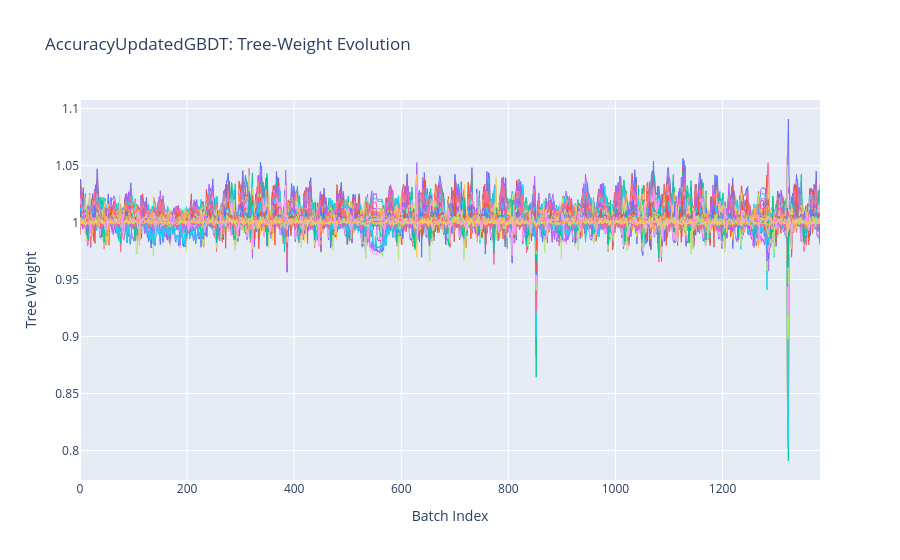

Source (notebook cell):
### Code cell
import copy
import joblib
import time
import numpy as np
import pandas as pd
import plotly.graph_objects as go
import matplotlib.pyplot as plt

from sklearn.metrics import (
    mean_absolute_error,
    mean_squared_error,
    mean_absolute_percentage_error
)
from src.ensemble_methods.elasticGBDT import ElasticGBDT
from src.ensemble_methods.AccuracyUpdatedGBDT import AccuracyUpdatedGBDT

# ─── Helpers ───────────────────────────────────────────────────────────────
def get_tree_count(m):
    return len(getattr(m, "trees", getattr(m, "estimators_", [])))

def inverse_boxcox_transform(y, lmbda):
    y = np.asarray(y)
    if lmbda == 0:
        return np.exp(y)
    return (lmbda * y + 1) ** (1.0 / lmbda)

def plot_weight_evolution(wmat):
    """Plots accuracy‐model tree‐weights over batches via Plotly."""
    fig = go.Figure()
    n_batches, n_trees = wmat.shape
    for t in range(n_trees):
        fig.add_trace(go.Scatter(
            x=list(range(n_batches)),
            y=wmat[:, t],
            mode='lines',
            line=dict(width=1),
            showlegend=False
        ))
    fig.update_layout(
        title="AccuracyUpdatedGBDT: Tree‐Weight Evolution",
        xaxis_title="Batch Index",
        yaxis_title="Tree Weight"
    )
    fig.show()

def forecast_batch_sequential(model, X_batch, static_feats, lag_feats, start_index):
    """
    Hardcoded sequential forecast with explicit lag updates:
    - Steps 0-23: Use true history for all lags.
    - Steps 24-47: Use preds 0-23 for 6H lags, true history for 12H/24H/168H.
    - Steps 48-95: Use preds 24-47 for 6H, preds 0-47 for 12H, true history for 24H/168H.
    - Steps 96+: Use preds for 24H lags as well.

    Args:
        model: Trained sklearn-like model.
        X_batch: Input array of shape (batch_size, n_features).
        static_feats: List of static feature names.
        lag_feats: List of lag feature names (e.g., ['Global_active_power_6H']).
        start_index: Absolute position of X_batch[0] in the full series.
    """
    import pandas as pd
    import numpy as np

    df = pd.DataFrame(X_batch, columns=static_feats + lag_feats).copy()
    B = len(df)
    preds = np.zeros(B, dtype=float)

    # Hardcoded lag steps (15-min intervals)
    LAG_STEPS = {
        "Global_active_power_6H": 24,       # 6 hours (24 steps)
        "Global_active_power_12h": 48,       # 12 hours (48 steps)
        "Global_active_power_24h": 96,       # 24 hours (96 steps)
        "Global_active_power_168h": 672      # 1 week (168 hours)
    }

    for i in range(B):
        # Make prediction using current row
        xrow = df.iloc[i:i+1][static_feats + lag_feats].values
        yhat = model.predict(xrow)[0]
        preds[i] = yhat


        # 2. Update 6H lag (24 steps ahead) starting at step 24
        if i >= 24 and i + 24 < B:
            df.at[i + 24, "Global_active_power_6H"] = yhat

        # 3. Update 12H lag (48 steps ahead) starting at step 48
        if i >= 48 and i + 48 < B:
            df.at[i + 48, "Global_active_power_12h"] = yhat

        # 4. Update 24H lag (96 steps ahead) starting at step 96
        if i >= 96 and i + 96 < B:
            df.at[i + 96, "Global_active_power_24h"] = yhat

        # Note: 168H lag is never updated in a 24h (96-step) forecast
        # (since 672 steps > 96)

    return preds

# ─── Settings ─────────────────────────────────────────────────────────────
batch_size   = 96    # your batch size
drop_batches = 0     # how many batches at end to drop
lmbda        = -0.0690    # Box–Cox λ used in preprocessing


# ─── 1) Load models ───────────────────────────────────────────────────────
plain      = joblib.load("saved_models/best_gbdt_model_1_month.joblib")
accuracy   = joblib.load('saved_models/accuracy_1.joblib')
index_dyn  = ElasticGBDT(pretrained_model=copy.deepcopy(plain), y_train=y_train,
                        m_threshold=0, error_metric=mean_squared_error)
index_stat = joblib.load("saved_models/index_static_1.joblib")
contrib    = joblib.load('saved_models/contrib_1.joblib')
ratio      = joblib.load("saved_models/ratio_1.joblib")
retrain    = copy.deepcopy(plain)

models = {
    "Plain":      plain,
    "Accuracy":   accuracy,
    "Index-Dyn":  index_dyn,
    "Index-Stat": index_stat,
    "Contrib":    contrib,
    "Ratio":      ratio,
    "Retrain":    retrain,
}


# 1) Load everything for series1 and inspect
data = joblib.load("processed_data/series1_dfs.joblib")
print("Available keys:", data.keys())

# 2) Extract your training DataFrame
#    (replace "train_df" below with the actual key if it's named differently)
test_df = data["test_df"]

# 3) Feature lists
static_feats = data["static_feats"]
lag_feats    = data["lag_feats"]

# 4) Your target column (after inverse‐Box–Cox you’ll use this)
target_col = "Global_active_power"

# 5) Build your design matrix & target vector
X_test = test_df[static_feats + lag_feats].values
y_test = test_df[target_col].values

# 6) Quick sanity check
print("Static features:", static_feats)
print("Lag features   :", lag_feats)
print("X_all shape     :", X_test.shape)
print("y_all shape     :", y_test.shape)



base = joblib.load("saved_models/best_gbdt_model_1_month.joblib")

n_batches = X_test.shape[0] // batch_size
batches   = range(n_batches - drop_batches)

# ─── 3) Prepare storage ───────────────────────────────────────────────────
results     = {name: {"time": [], "mae": [], "mse": [], "rmse": [], "mape": []}
               for name in models}
series_true = {name: [] for name in models}
series_pred = {name: [] for name in models}

series_err  = {name: [] for name in models}
series_mse  = {name: [] for name in models}
series_rmse = {name: [] for name in models}
series_mape = {name: [] for name in models}

series_wts   = []
series_trees = {name: [] for name in models}

# ─── 4) Run each model over all batches ───────────────────────────────────
for name, m_orig in models.items():
    print(f"\n=== {name} ===")
    m = copy.deepcopy(m_orig)

    # init Accuracy weights
    if name == "Accuracy":
        m.weights = np.ones(get_tree_count(m))
        orig_trees = get_tree_count(m)

    for b in batches:
        Xb = X_test[b*batch_size:(b+1)*batch_size]
        yb = y_test[b*batch_size:(b+1)*batch_size]

        # 1) walk‐forward prediction on Box–Cox scale
        t0            = time.perf_counter()
        y_pred_trans  = forecast_batch_sequential(m, Xb, static_feats, lag_feats, start_index=b*batch_size)
        dt            = time.perf_counter() - t0

        # 2) invert Box–Cox and store
        preds         = inverse_boxcox_transform(y_pred_trans, lmbda)
        yb_inv        = inverse_boxcox_transform(yb,          lmbda)
        series_true[name].append(yb_inv)
        series_pred[name].append(preds)

        # 3) compute errors
        mae  = mean_absolute_error(yb_inv, preds)
        mse  = mean_squared_error(yb_inv, preds)
        rmse = np.sqrt(mse)
        mape = mean_absolute_percentage_error(yb_inv, preds)

        results[name]["time"].append(dt)
        results[name]["mae"].append(mae)
        results[name]["mse"].append(mse)
        results[name]["rmse"].append(rmse)
        results[name]["mape"].append(mape)

        series_err[name].append(mae)
        series_mse[name].append(mse)
        series_rmse[name].append(rmse)
        series_mape[name].append(mape)

        # 4) record Accuracy weights & prune/build
        if name == "Accuracy":
            removed = m.update_weights_by_contribution_rel(Xb, yb)
            cur     = len(m.weights)
            padded  = np.pad(m.weights, (0, orig_trees-cur),
                             mode='constant', constant_values=np.nan)
            pruned  = orig_trees - get_tree_count(m)
            if pruned > 0:
                m.build_incremental_trees(Xb, yb - m.predict(Xb), pruned)
            series_wts.append(padded)

        # 5) update / prune / rebuild for other models
        if name == "Retrain":
            m.fit(Xb, yb)
        elif name == "Index-Dyn":
            bef = get_tree_count(m)
            m, _ = m.update_index_based(Xb, yb)
            pr = bef - get_tree_count(m)
            if pr > 0:
                m.build_incremental_trees(Xb, yb - m.predict(Xb), pr)
        elif name == "Index-Stat":
            bef = get_tree_count(m)
            m, pr = m.update_index_based(Xb, yb)
            cnt = m.number_of_incremental_trees
            m.build_incremental_trees(Xb, yb - m.predict(Xb), cnt)
            series_trees[name].append(get_tree_count(m))
        elif name == "Contrib":
            bef = get_tree_count(m)
            m.update_contribution_weighted_ratio(Xb, yb)
            pr = bef - get_tree_count(m)
            if pr > 0:
                m.build_incremental_trees(Xb, yb - m.predict(Xb), pr)
        elif name == "Ratio":
            bef = get_tree_count(m)
            m.update_ratio_based(Xb, yb)
            pr = bef - get_tree_count(m)
            if pr > 0:
                m.build_incremental_trees(Xb, yb - m.predict(Xb), pr)

    # report average
    r = results[name]
    print(f"Avg time={np.mean(r['time']):.4f}s, MAE={np.mean(r['mae']):.4f}, RMSE={np.mean(r['rmse']):.4f}")
    if name == "Accuracy":
        plot_weight_evolution(np.vstack(series_wts))

# ─── 5) Plotly: True vs Predicted over full test ──────────────────────────
for name in models:
    y_true_all = np.concatenate(series_true[name])
    y_pred_all = np.concatenate(series_pred[name])
    x_axis     = np.arange(len(y_true_all))

    fig = go.Figure([
        go.Scatter(x=x_axis, y=y_true_all,
                   mode='lines', name='True',    line=dict(width=1)),
        go.Scatter(x=x_axis, y=y_pred_all,
                   mode='lines', name='Predicted', line=dict(width=1))
    ])
    fig.update_layout(
        title=f"{name} — True vs Predicted (full test)",
        xaxis_title="Sample Index",
        yaxis_title="Global_active_power",
        legend=dict(yanchor="top", y=0.99, xanchor="left", x=0.01)
    )
    fig.show()

### Figure 1 — Plotly figure (JSON) as saved in the notebook; plotly's stock layout.template omitted (floating-point values rounded to 4 significant figures; data arrays with more than 128 entries replaced by an {"elided": "..."} marker saying what was removed)
{"data": [{"line": {"width": 1}, "mode": "lines", "showlegend": false, "type": "scatter", "x": {"elided": "1383 int values"}, "y": {"elided": "1383 float values"}}, {"line": {"width": 1}, "mode": "lines", "showlegend": false, "type": "scatter", "x": {"elided": "1383 int values"}, "y": {"elided": "1383 float values"}}, {"line": {"width": 1}, "mode": "lines", "showlegend": false, "type": "scatter", "x": {"elided": "1383 int values"}, "y": {"elided": "1383 float values"}}, {"line": {"width": 1}, "mode": "lines", "showlegend": false, "type": "scatter", "x": {"elided": "1383 int values"}, "y": {"elided": "1383 float values"}}, {"line": {"width": 1}, "mode": "lines", "showlegend": false, "type": "scatter", "x": {"elided": "1383 int values"}, "y": {"elided": "1383 float values"}}, {"line": {"width": 1}, "mode": "lines", "showlegend": false, "type": "scatter", "x": {"elided": "1383 int values"}, "y": {"elided": "1383 float values"}}, {"line": {"width": 1}, "mode": "lines", "showlegend": false, "type": "scatter", "x": {"elided": "1383 int values"}, "y": {"elided": "1383 float values"}}, {"line": {"width": 1}, "mode": "lines", "showlegend": false, "type": "scatter", "x": {"elided": "1383 int values"}, "y": {"elided": "1383 float values"}}, {"line": {"width": 1}, "mode": "lines", "showlegend": false, "type": "scatter", "x": {"elided": "1383 int values"}, "y": {"elided": "1383 float values"}}, {"line": {"width": 1}, "mode": "lines", "showlegend": false, "type": "scatter", "x": {"elided": "1383 int values"}, "y": {"elided": "1383 float values"}}, {"line": {"width": 1}, "mode": "lines", "showlegend": false, "type": "scatter", "x": {"elided": "1383 int values"}, "y": {"elided": "1383 float values"}}, {"line": {"width": 1}, "mode": "lines", "showlegend": false, "type": "scatter", "x": {"elided": "1383 int values"}, "y": {"elided": "1383 float values"}}, {"line": {"width": 1}, "mode": "lines", "showlegend": false, "type": "scatter", "x": {"elided": "1383 int values"}, "y": {"elided": "1383 float values"}}, {"line": {"width": 1}, "mode": "lines", "showlegend": false, "type": "scatter", "x": {"elided": "1383 int values"}, "y": {"elided": "1383 float values"}}, {"line": {"width": 1}, "mode": "lines", "showlegend": false, "type": "scatter", "x": {"elided": "1383 int values"}, "y": {"elided": "1383 float values"}}, {"line": {"width": 1}, "mode": "lines", "showlegend": false, "type": "scatter", "x": {"elided": "1383 int values"}, "y": {"elided": "1383 float values"}}, {"line": {"width": 1}, "mode": "lines", "showlegend": false, "type": "scatter", "x": {"elided": "1383 int values"}, "y": {"elided": "1383 float values"}}, {"line": {"width": 1}, "mode": "lines", "showlegend": false, "type": "scatter", "x": {"elided": "1383 int values"}, "y": {"elided": "1383 float values"}}, {"line": {"width": 1}, "mode": "lines", "showlegend": false, "type": "scatter", "x": {"elided": "1383 int values"}, "y": {"elided": "1383 float values"}}, {"line": {"width": 1}, "mode": "lines", "showlegend": false, "type": "scatter", "x": {"elided": "1383 int values"}, "y": {"elided": "1383 float values"}}, {"line": {"width": 1}, "mode": "lines", "showlegend": false, "type": "scatter", "x": {"elided": "1383 int values"}, "y": {"elided": "1383 float values"}}, {"line": {"width": 1}, "mode": "lines", "showlegend": false, "type": "scatter", "x": {"elided": "1383 int values"}, "y": {"elided": "1383 float values"}}, {"line": {"width": 1}, "mode": "lines", "showlegend": false, "type": "scatter", "x": {"elided": "1383 int values"}, "y": {"elided": "1383 float values"}}, {"line": {"width": 1}, "mode": "lines", "showlegend": false, "type": "scatter", "x": {"elided": "1383 int values"}, "y": {"elided": "1383 float values"}}, {"line": {"width": 1}, "mode": "lines", "showlegend": false, "type": "scatter", "x": {"elided": "1383 int values"}, "y": {"elided": "1383 float values"}}, {"line": {"width": 1}, "mode": "lines", "showlegend": false, "type": "scatter", "x": {"elided": "1383 int values"}, "y": {"elided": "1383 float values"}}, {"line": {"width": 1}, "mode": "lines", "showlegend": false, "type": "scatter", "x": {"elided": "1383 int values"}, "y": {"elided": "1383 float values"}}, {"line": {"width": 1}, "mode": "lines", "showlegend": false, "type": "scatter", "x": {"elided": "1383 int values"}, "y": {"elided": "1383 float values"}}, {"line": {"width": 1}, "mode": "lines", "showlegend": false, "type": "scatter", "x": {"elided": "1383 int values"}, "y": {"elided": "1383 float values"}}, {"line": {"width": 1}, "mode": "lines", "showlegend": false, "type": "scatter", "x": {"elided": "1383 int values"}, "y": {"elided": "1383 float values"}}, {"line": {"width": 1}, "mode": "lines", "showlegend": false, "type": "scatter", "x": {"elided": "1383 int values"}, "y": {"elided": "1383 float values"}}, {"line": {"width": 1}, "mode": "lines", "showlegend": false, "type": "scatter", "x": {"elided": "1383 int values"}, "y": {"elided": "1383 float values"}}, {"line": {"width": 1}, "mode": "lines", "showlegend": false, "type": "scatter", "x": {"elided": "1383 int values"}, "y": {"elided": "1383 float values"}}, {"line": {"width": 1}, "mode": "lines", "showlegend": false, "type": "scatter", "x": {"elided": "1383 int values"}, "y": {"elided": "1383 float values"}}, {"line": {"width": 1}, "mode": "lines", "showlegend": false, "type": "scatter", "x": {"elided": "1383 int values"}, "y": {"elided": "1383 float values"}}, {"line": {"width": 1}, "mode": "lines", "showlegend": false, "type": "scatter", "x": {"elided": "1383 int values"}, "y": {"elided": "1383 float values"}}, {"line": {"width": 1}, "mode": "lines", "showlegend": false, "type": "scatter", "x": {"elided": "1383 int values"}, "y": {"elided": "1383 float values"}}, {"line": {"width": 1}, "mode": "lines", "showlegend": false, "type": "scatter", "x": {"elided": "1383 int values"}, "y": {"elided": "1383 float values"}}, {"line": {"width": 1}, "mode": "lines", "showlegend": false, "type": "scatter", "x": {"elided": "1383 int values"}, "y": {"elided": "1383 float values"}}, {"line": {"width": 1}, "mode": "lines", "showlegend": false, "type": "scatter", "x": {"elided": "1383 int values"}, "y": {"elided": "1383 float values"}}, {"line": {"width": 1}, "mode": "lines", "showlegend": false, "type": "scatter", "x": {"elided": "1383 int values"}, "y": {"elided": "1383 float values"}}, {"line": {"width": 1}, "mode": "lines", "showlegend": false, "type": "scatter", "x": {"elided": "1383 int values"}, "y": {"elided": "1383 float values"}}, {"line": {"width": 1}, "mode": "lines", "showlegend": false, "type": "scatter", "x": {"elided": "1383 int values"}, "y": {"elided": "1383 float values"}}, {"line": {"width": 1}, "mode": "lines", "showlegend": false, "type": "scatter", "x": {"elided": "1383 int values"}, "y": {"elided": "1383 float values"}}, {"line": {"width": 1}, "mode": "lines", "showlegend": false, "type": "scatter", "x": {"elided": "1383 int values"}, "y": {"elided": "1383 float values"}}, {"line": {"width": 1}, "mode": "lines", "showlegend": false, "type": "scatter", "x": {"elided": "1383 int values"}, "y": {"elided": "1383 float values"}}, {"line": {"width": 1}, "mode": "lines", "showlegend": false, "type": "scatter", "x": {"elided": "1383 int values"}, "y": {"elided": "1383 float values"}}, {"line": {"width": 1}, "mode": "lines", "showlegend": false, "type": "scatter", "x": {"elided": "1383 int values"}, "y": {"elided": "1383 float values"}}, {"line": {"width": 1}, "mode": "lines", "showlegend": false, "type": "scatter", "x": {"elided": "1383 int values"}, "y": {"elided": "1383 float values"}}, {"line": {"width": 1}, "mode": "lines", "showlegend": false, "type": "scatter", "x": {"elided": "1383 int values"}, "y": {"elided": "1383 float values"}}], "layout": {"title": {"text": "AccuracyUpdatedGBDT: Tree‐Weight Evolution"}, "xaxis": {"title": {"text": "Batch Index"}}, "yaxis": {"title": {"text": "Tree Weight"}}}}
